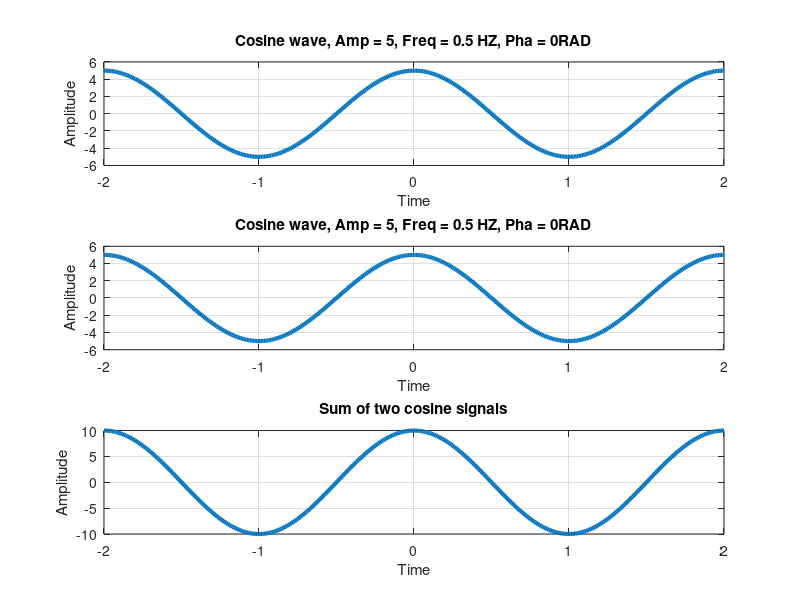

Here is the MATLAB script that generated this plot:
amp1 = input('Enter amplitude for first signal....');
amp2 = input('Enter amplitude for second signal....');
t=-2:0.01:2;
x1=amp1*cos(2*pi*0.5*t);
x2=amp2*cos(2*pi*0.5*t);
resultant=x1+x2;
subplot(3,1,1);
plot(t,x1,'linewidth',3);
grid;
ylabel('Amplitude');
xlabel('Time');
title(sprintf('Cosine wave, Amp = %i, Freq = 0.5 HZ, Pha = 0RAD', amp1));
subplot(3,1,2);
plot(t,x2,'linewidth',3);
grid;
ylabel('Amplitude');
xlabel('Time');
title(sprintf('Cosine wave, Amp = %i, Freq = 0.5 HZ, Pha = 0RAD', amp2));
subplot(3,1,3);
plot(t,resultant,'linewidth',3);
grid;
ylabel('Amplitude');
xlabel('Time');
title('Sum of two cosine signals');
